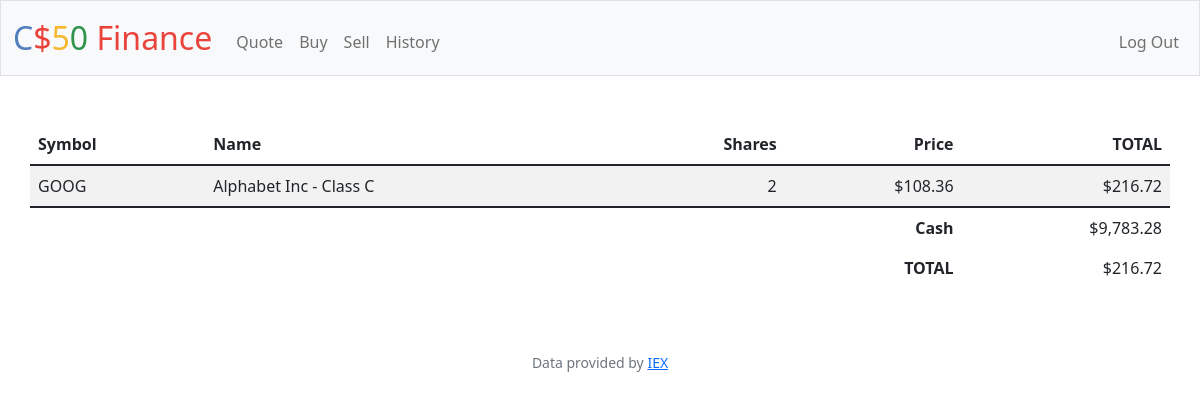
Before: / (signed in) with the older database file.
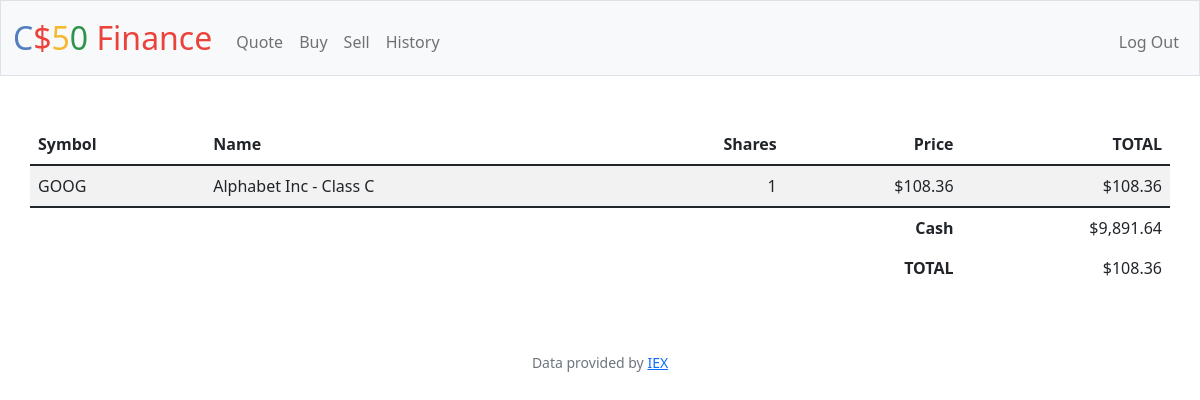
After: the same page with the newer database file.
### tables this page shows
CREATE TABLE shares (
            id INTEGER PRIMARY KEY AUTOINCREMENT NOT NULL,
            symbol TEXT NOT NULL,
            name TEXT NOT NULL,
            price NUMERIC NOT NULL,
            share_qty REAL NOT NULL,
            purchased_on TEXT,
            sold_on TEXT,
            owner_id INTEGER,
            FOREIGN KEY (owner_id)
            REFERENCES users (id)
                ON UPDATE CASCADE
                ON DELETE CASCADE
        );

### app.py (the view)
@app.route("/")
@login_required
def index():
    user_shares = db.execute('SELECT cash, SUM(price * share_qty) AS sum, symbol,name,price, share_qty FROM users JOIN shares ON owner_id = users.id WHERE users.id = ? ORDER BY purchased_on DESC;', session['user_id'])
    cash = user_shares[0]['cash']
    total_share = user_shares[0]['sum'] or 0
    return render_template('home.html', usd=usd, user_shares=user_shares, int_format=int_format, user_cash=cash, total_share=total_share)

### app.py (called while the page is built)
@app.after_request
def after_request(response):
    response.headers["Cache-Control"] = "no-cache, no-store, must-revalidate"
    response.headers["Expires"] = 0
    response.headers["Pragma"] = "no-cache"
    return response

### helpers.py (called while the page is built)
def login_required(f):
    @wraps(f)
    def decorated_function(*args, **kwargs):
        if session.get("user_id") is None:
            return redirect("/login")
        return f(*args, **kwargs)
    return decorated_function

def usd(value):
    return f"${value:,.2f}"

def int_format(value):
    return int(value)

### templates/home.html
{% extends "layout.html" %} {% block title %} Home {% endblock %} {% block main
%}
<table class="table table-striped container">
  <thead>
    <tr>
      <th class="text-start">Symbol</th>
      <th class="text-start">Name</th>
      <th class="text-end">Shares</th>
      <th class="text-end">Price</th>
      <th class="text-end">TOTAL</th>
    </tr>
  </thead>
  <tbody>
    {% for share in user_shares %}
    <tr>
      <td class="text-start">{{share.symbol}}</td>
      <td class="text-start">{{share.name }}</td>
      <td class="text-end">{{int_format(share.share_qty)}}</td>
      <td class="text-end">{{usd(share.price)}}</td>
      <td class="text-end">{{usd(total_share)}}</td>
    </tr>
    {% endfor %}
  </tbody>
  <tfoot>
    <tr>
      <td class="border-0 fw-bold text-end" colspan="4">Cash</td>
      <td  class="border-0  text-end">{{usd(user_cash)}}</td>
    </tr>
    <tr>
      <td class="border-0 fw-bold text-end" colspan="4">TOTAL</td>
      <td  class="border-0 text-end">{{ usd(total_share)}}</td>
    </tr>
  </tfoot>
</table>
{% endblock %}

Changed rows visible on the page:
changed shares "GOOG": owner "2" → "1"; price "$216.72" → "$108.36"
Other visible differences:
{{ usd(user_cash) }}: "$9,783.28" → "$9,891.64"
{{ usd(total_share) }}: "$216.72" → "$108.36"
